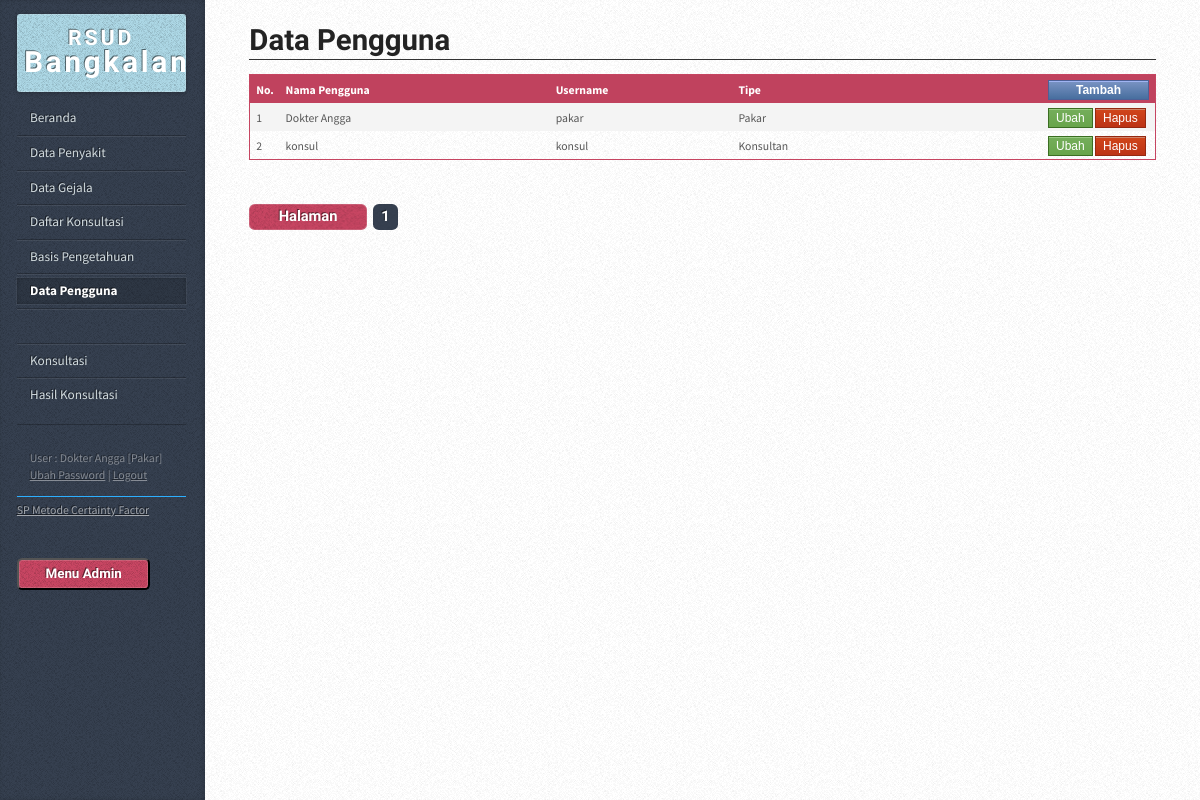
The page /?hal=pengguna (signed in) on the database its author committed.
### tables this page shows
CREATE TABLE `cf_pengguna` (
  `id_pengguna` int(11) NOT NULL,
  `nama` varchar(50) NOT NULL,
  `username` varchar(20) NOT NULL,
  `password` varchar(50) NOT NULL,
  `tipe` int(1) NOT NULL
);

### config/library.php (called while the page is built, shortened)
<?php
function antiinjec($data){
  $filter_sql = mysql_real_escape_string(stripslashes(strip_tags(htmlspecialchars($data,ENT_QUOTES))));
  return $filter_sql;
}
?>

### config/koneksi.php (called while the page is built, shortened)
<?php
function querydb($query)
{
	$result=mysql_query($query) or die ("gagal melakukan Query=$query");
	return $result;
}
?>

### data_pengguna.php (the view, shortened to what this page needs)
<article class="box post post-excerpt">
    <header>
        <h2><a href="#">Data Pengguna</a></h2>
    </header>
    <table width="100%" border="0" class="default" cellpadding="0" cellspacing="0" >
      <tr>
        <th width="2%">No.</th>
        <th width="33%">Nama Pengguna</th>
        <th width="22%">Username</th>
        <th width="38%">Tipe</th>
        <th width="6%"><a href="?hal=pengguna-input&act=tambah" class="btn_biru">Tambah</a></th>
      </tr>
    <?php
    $halaman=@$_GET['halaman'];
    $perhalaman=10;
    $query_part ="SELECT * FROM cf_pengguna";
    $hasil_part = querydb($query_part);
    $jmlhalaman_part = ceil(mysql_num_rows($hasil_part)/$perhalaman);
    if (!isset($halaman))
    {
    $halaman=0;
    }
    else
    {
    $halaman=$halaman-1;
    }
    $halamannya = $halaman * $perhalaman;
    $nomor=0;
    $query="SELECT id_pengguna, nama, username, password, tipe FROM cf_pengguna ORDER BY id_pengguna ASC LIMIT $halamannya, $perhalaman" ;
    $hquery=querydb($query);
    while ($data_tbl=mysql_fetch_array($hquery)) {
    $nomor=$nomor+1;
    ?>
      <tr>
        <td><?php echo"$nomor"; ?></td>
        <td><?php echo"$data_tbl[nama]"; ?></td>
        <td><?php echo"$data_tbl[username]"; ?></td>
        <td>
            <?php echo"";
                if($data_tbl['tipe']==1) { echo "Pakar"; }
                elseif($data_tbl['tipe']==2) { echo "Konsultan"; }
            ?>
        </td>
        <td>
        <a href="?hal=pengguna-input&act=ubah&id=<?php echo $data_tbl['id_pengguna']; ?>" class="btn_hijau">Ubah</a>
        <a href="#" class="btn_merah" onclick="konfirmasi<?php echo $data_tbl['id_pengguna']; ?>()">Hapus</a>
        </td>
      </tr>
    <?php
    }
    ?>
    </table>
</article>
<div class="pagination">
    <a href="#" class="button previous">Halaman</a>
    <div class="pages">
    <?php
        for($j=1;$j<($jmlhalaman_part+1);$j++)
        {
        ?>
        <a href="?hal=pengguna&halaman=<?php echo"$j"; ?>" title="Halaman : <?php echo"$j"; ?>" class="<?php if (($halaman+1)==$j) { echo"active"; } ?>"><?php echo"$j"; ?></a>
        <?php }
    ?>
    </div>
</div>

### index.php (shortened to what this page needs)
<?php
include "config/library.php";
include "config/koneksi.php";
$hal=antiinjec(@$_GET['hal']);
$ses_nama_pengguna=@$_SESSION['ses_nama_pengguna'];
if($ses_nama_pengguna=="")
{
	header("location:login.php");
} else {
	$queryadm="SELECT * FROM cf_pengguna WHERE username='$ses_nama_pengguna'";
	$hasiladm=querydb($queryadm);
	$dataadm=mysql_fetch_array($hasiladm);
	$tipen=0;
	if($dataadm['tipe']==1) { $tipe_pengguna="Pakar"; $tipen=1; }
	elseif($dataadm['tipe']==2) { $tipe_pengguna="Konsultan"; $tipen=2; }
?>
<!DOCTYPE HTML>
<html>
	<head>
		<link rel="stylesheet" href="assets/css/main.css" />
	</head>
	<body>
			<div id="content">
				<div class="inner">
					<?php
					if($hal=="penyakit") { include "data_penyakit.php"; }
					elseif($hal=="penyakit-input") { include "input_penyakit.php"; }
					elseif($hal=="gejala") { include "data_gejala.php"; }
					elseif($hal=="gejala-input") { include "input_gejala.php"; }
					elseif($hal=="basis") { include "data_basis.php"; }
					elseif($hal=="basis-input") { include "input_basis.php"; }
					elseif($hal=="pengguna") { include "data_pengguna.php"; }
					elseif($hal=="pengguna-input") { include "input_pengguna.php"; }
					elseif($hal=="konsultasi") { include "konsultasi.php"; }
					elseif($hal=="konsultasi-gejala") { include "konsultasi_gejala.php"; }
					elseif($hal=="konsultasi-hasil") { include "konsultasi_hasil.php"; }
					elseif($hal=="konsultasi-selesai") { include "konsultasi_selesai.php"; }
					elseif($hal=="konsultasi-list") { include "data_konsultasi.php"; }
					elseif($hal=="konsultasi-view") { include "data_konsultasi_view.php"; }
					elseif($hal=="ubah-password") { include "input_password.php"; }
					else{ include "home.php"; }
					?>
				</div>
			</div>
			<div id="sidebar">
					<h1 id="logo"><a href="#"><span style="font-size:0.73em">RSUD</span> Bangkalan</a></h1>
					<nav id="nav">
						<ul>
							<li <?php if($hal=="") { echo "class='current'"; } ?>><a href="./">Beranda</a></li>
							<?php if($tipen==1) { ?>
							<li <?php if($hal=="penyakit" || $hal=="penyakit-input") { echo "class='current'"; } ?>><a href="?hal=penyakit">Data Penyakit</a></li>
							<li <?php if($hal=="gejala" || $hal=="gejala-input") { echo "class='current'"; } ?>><a href="?hal=gejala">Data Gejala</a></li>
                            <li <?php if($hal=="konsultasi-list" || $hal=="konsultasi-view") { echo "class='current'"; } ?>><a href="?hal=konsultasi-list">Daftar Konsultasi</a></li>
                            <li <?php if($hal=="basis" || $hal=="basis-input") { echo "class='current'"; } ?>><a href="?hal=basis">Basis Pengetahuan</a></li>
                            <li <?php if($hal=="pengguna" || $hal=="pengguna-input") { echo "class='current'"; } ?>><a href="?hal=pengguna">Data Pengguna</a></li>
                            <li><a>&nbsp;</a></li>
							<?php } ?>
                            <li <?php if($hal=="konsultasi" || $hal=="konsultasi-gejala") { echo "class='current'"; } ?>><a href="?hal=konsultasi">Konsultasi</a></li>
							<li <?php if($hal=="konsultasi-hasil") { echo "class='current'"; } ?>><a href="?hal=konsultasi-hasil">Hasil Konsultasi</a></li>
						</ul>
					</nav>
                	<div id="copyright">
                    	<p>
                        	User : <?php echo $dataadm['nama']; ?> [<?php echo $tipe_pengguna; ?>]<br>
                            <a href="?hal=ubah-password">Ubah Password</a> | <a href="logout.php">Logout</a><br>
                            <div style="border-bottom:1px solid #2dafff;"></div>
                            <a href="http://aplikasi-sistem-pakar-metode-certainty-factor.htm" target="_blank">SP Metode Certainty Factor</a><br>
                        </p>
                    </div>
                    <ul class="nav navbar-nav navbar-right">
            				<a href="login.php" target="_blank"><button type="button" class="btn btn-default navbar-btn">Menu Admin</button></a>
    					</ul>
			</div>
	</body>
</html>
<?php closedb(); } ?>

### rows shown on the page
cf_pengguna: nama "Dokter Angga", username "pakar", shows "Pakar", tipe "Pakar"
cf_pengguna: nama "konsul", username "konsul", tipe "Konsultan"
